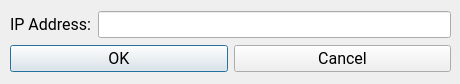
<?xml version="1.0" encoding="UTF-8"?>
<ui version="4.0">
 <class>Dialog</class>
 <widget class="QDialog" name="Dialog">
  <property name="geometry">
   <rect>
    <x>0</x>
    <y>0</y>
    <width>460</width>
    <height>84</height>
   </rect>
  </property>
  <property name="sizePolicy">
   <sizepolicy hsizetype="Fixed" vsizetype="Fixed">
    <horstretch>0</horstretch>
    <verstretch>0</verstretch>
   </sizepolicy>
  </property>
  <property name="font">
   <font>
    <family>Roboto</family>
    <pointsize>12</pointsize>
   </font>
  </property>
  <property name="windowTitle">
   <string>Lookup Hostname</string>
  </property>
  <widget class="QWidget" name="">
   <property name="geometry">
    <rect>
     <x>10</x>
     <y>10</y>
     <width>441</width>
     <height>64</height>
    </rect>
   </property>
   <layout class="QVBoxLayout" name="verticalLayout">
    <item>
     <layout class="QHBoxLayout" name="horizontalLayout">
      <item>
       <widget class="QLabel" name="label_ip">
        <property name="text">
         <string>IP Address:</string>
        </property>
       </widget>
      </item>
      <item>
       <widget class="QLineEdit" name="lineEdit"/>
      </item>
     </layout>
    </item>
    <item>
     <layout class="QHBoxLayout" name="horizontalLayout_2">
      <item>
       <widget class="QPushButton" name="pushButton_ok">
        <property name="text">
         <string>OK</string>
        </property>
       </widget>
      </item>
      <item>
       <widget class="QPushButton" name="pushButton_cancel">
        <property name="text">
         <string>Cancel</string>
        </property>
       </widget>
      </item>
     </layout>
    </item>
   </layout>
  </widget>
 </widget>
 <resources/>
 <connections/>
</ui>
